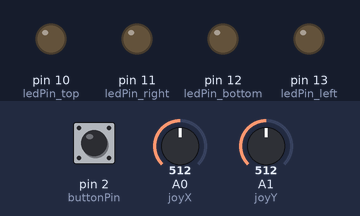
A sketch run on a simulated Arduino Uno, built with avr-gcc and run on an emulated ATmega328P. On the bench: output pins drawn as LEDs (lit = HIGH). The test bench sets the inputs (shaded band); at power-on: pin 2 (buttonPin) HIGH, A0 (joyX) = 512, A1 (joyY) = 512.

Above: at 1.2 s.
1.3 s: pin 2 (buttonPin) pulled LOW for 0.15 s
At 1.37 s:
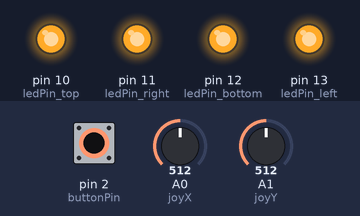
2.9 s: pin 2 (buttonPin) pulled LOW for 3.2 s
At 6.7 s:
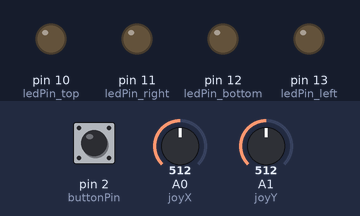
Timing chart, 0 to 8.2 s (numbered marks = the images above; inputs shaded):
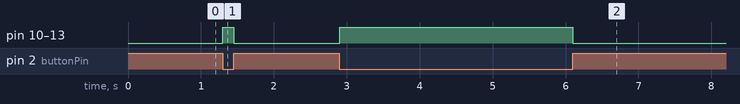

Measured:
- after the input at 1.3 s, pin 10 (ledPin_top), pin 11 (ledPin_right), pin 12 (ledPin_bottom), pin 13 (ledPin_left): LOW → HIGH at once, → LOW 0.15 s later
- after the input at 2.9 s, pin 10 (ledPin_top), pin 11 (ledPin_right), pin 12 (ledPin_bottom), pin 13 (ledPin_left): LOW → HIGH at once, → LOW 3.2 s later

The sketch:

A0_JoyToTheBulbs.ino
```cpp
/*
  "Joy to the Bulbs"

  Turns single LED bulbs on (arranged in a cross) according to the direction that a joystick is moved in.
  Turns ALL 4 LEDs on if button is clicked.

  created Jan 2022
  by Alice Norman
  :-)

  See ReadMe for references and more info.

*/

// Re-defining pins A0 and A1, since they will be used for the joystick X and Y
#define joyX A0
#define joyY A1

const int ledPin_top =  10;  // Top LED
const int ledPin_right =  11;  // Right LED
const int ledPin_bottom =  12;  // Bottom LED
const int ledPin_left =  13;  // Left LED

// Initializing joystick X and Y variables
int xValue = 0;
int yValue = 0;

// Initializing 'button' state and pin number ('button' = middle click on joystick)
int button_state = 0;
int buttonPin = 2; // connected to joystick's "SW" pin


void setup()
{
  Serial.begin(9600); // Opening serial port and setting data rate to 9600 bits per sec (joy stick)

  // Setting each LED pin as "output"
  pinMode(ledPin_top, OUTPUT);
  pinMode(ledPin_right, OUTPUT);
  pinMode(ledPin_bottom, OUTPUT);
  pinMode(ledPin_left, OUTPUT);

  // Setting joystick's middle button to pin 2 as input (buttonPin var)
  pinMode(buttonPin, INPUT_PULLUP);

}

// Small helper function to make joystick value comparison's easier later
// (tried to write code without this helper first and it was way too messy/confusing!)
// Checks if given value, n, is in the given range (between lowerBound and upperBound)
bool isInRange(int lowerBound, int upperBound, int n)
{
    return (lowerBound <= n && n <= upperBound);
}


void loop()
{

  xValue = analogRead(joyX); // retrieving x value from the joystick
  yValue = analogRead(joyY); // retrieving y value from the joystick

  button_state = digitalRead(buttonPin);

  // See ReadMe for info on these numbers.
  if (isInRange(0, 20, xValue) && isInRange(440, 465, yValue)) // joystick value ranges for UP direction
  {
    digitalWrite(ledPin_top, HIGH); // joystick up = top LED on
  }
  else if (isInRange(440, 465, xValue) && isInRange(0, 20, yValue)) // RIGHT direction
  {
    digitalWrite(ledPin_right, HIGH); // joystick right = right LED on
  }
  else if (isInRange(880, 920, xValue) && isInRange(440, 465, yValue)) // DOWN direction
  {
    digitalWrite(ledPin_bottom, HIGH); // joystick down = bottom LED on
  }
  else if (isInRange(440, 465, xValue) && isInRange(880, 920, yValue)) // LEFT direction
  {
    digitalWrite(ledPin_left, HIGH); // joystick left = left LED on
  }
  else if (button_state == 0) // if joystick button is clicked
  {
    // turn on ALL the LEDs
    digitalWrite(ledPin_top, HIGH);
    digitalWrite(ledPin_right, HIGH);
    digitalWrite(ledPin_bottom, HIGH);
    digitalWrite(ledPin_left, HIGH);
  }
  else // turn all LEDs off (since no valid 'triggers' identified)
  {

    digitalWrite(ledPin_top, LOW);
    digitalWrite(ledPin_right, LOW);
    digitalWrite(ledPin_bottom, LOW);
    digitalWrite(ledPin_left, LOW);

  }


}
```
